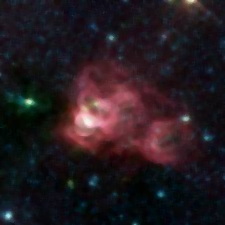
#> input picture Final_RnD/cpu_version/image_processing/median_output_vpu.png, 225 x 225 px
$ python sharpen.py
#> lines starting #> are read from the running program, lines starting #| are printed output that depends on the picture
import cv2
import numpy as np

def sharpen_filter(input_image_path, output_image_path):
#> called with input_image_path = 'median_output_vpu.png', output_image_path = 'sharpen_output_vpu.png'
    print("VPU Sharpen Filter: Loading median-filtered image...")

    image = cv2.imread(input_image_path, cv2.IMREAD_COLOR)
#> image is the input picture: shape (225, 225, 3); mean B, G, R 31.4, 26.2, 36.3
    if image is None:
        raise ValueError("Error: Cannot load image!")

    print(f"VPU Sharpen Filter: Image loaded with shape {image.shape}")
#| VPU Sharpen Filter: Image loaded with shape (225, 225, 3)

    print("VPU Sharpen Filter: Applying sharpening kernel...")
    sharpen_kernel = np.array([[0, -1, 0],
                               [-1, 5, -1],
                               [0, -1, 0]], dtype=np.float32)

    sharpened = cv2.filter2D(image, ddepth=-1, kernel=sharpen_kernel)
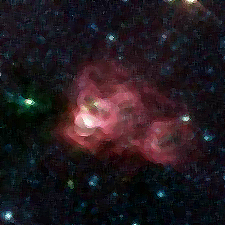
#> sharpened: shape (225, 225, 3); mean B, G, R 31.4, 26.2, 36.5

    print(f"VPU Sharpen Filter: Saving sharpened image to {output_image_path}...")
    cv2.imwrite(output_image_path, sharpened)

if __name__ == "__main__":
    input_image_path = "median_output_vpu.png"
    output_image_path = "sharpen_output_vpu.png"
    sharpen_filter(input_image_path, output_image_path)
